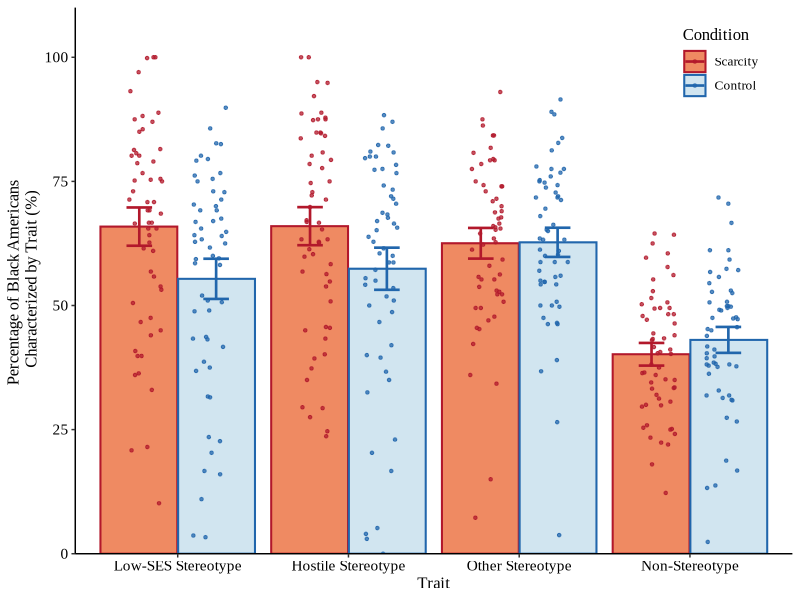

Write the R code that produced this figure.
library(tidyverse)
library(plotrix)
library(ggplot2)

#setwd("...")

#### munge ####

# load data
data <- read.csv("scrSt1Ratings.csv") %>% 
  mutate(subjID  = as.factor(subjID)) %>%
  mutate(Condition = condition) %>% 
  filter(filter_var==1) %>% 
  dplyr::select(-cond_dummy, -include, -filter_var, -condition)

# convert to long form
data_long <- gather(data, stim, rating, b_comm_neutral:w_pers_other, factor_key=TRUE)
data_long <- data_long[order(data_long$subjID),]

# making scarcity conditions

data_long$Race <- NA
for (i in 1:nrow(data_long)) {
  if (substr(data_long$stim[i],1,1) == "w")  {
    data_long$Race[i] <- "White" 
  } else if (substr(data_long$stim[i],1,1) == "b")  {
    data_long$Race[i] <- "Black"
  }
}
data_long$Race <- as.factor(data_long$Race)

data_long$Stereotype <- NA
for (i in 1:nrow(data_long)) {
  if (substr(data_long$stim[i],8,11) == "neut")  {
    data_long$Stereotype[i] <- "Non-Stereotype"
  } else if (substr(data_long$stim[i],8,11) == "othe")  {
    data_long$Stereotype[i] <- "Other Stereotype"
  } else if (substr(data_long$stim[i],8,11) == "host")  {
    data_long$Stereotype[i] <- "Hostile Stereotype"
  } else if (substr(data_long$stim[i],8,10) == "ses")  {
    data_long$Stereotype[i] <- "Low-SES Stereotype"
  }
}
data_long$Stereotype <- factor(data_long$Stereotype,levels = c("Low-SES Stereotype", "Hostile Stereotype", "Other Stereotype", "Non-Stereotype"))

data_long$Level = NA
for (i in 1:nrow(data_long)) {
  if (substr(data_long$stim[i],3,6) == "comm")  {
    data_long$Level[i] <- "Common" 
  } else if (substr(data_long$stim[i],3,6) == "pers")  {
    data_long$Level[i] <- "Personal"
  }
}
data_long$Level <- as.factor(data_long$Level)

data_long$Condition <- factor(data_long$Condition, levels = c("Scarcity", "Control"))

commonData <- filter(data_long, Level == "Common") %>% 
  dplyr::select(-stim, -Level)

####plots####

blackCommonMeans <- commonData %>%
  filter(Race == "Black") %>% 
  group_by(Condition, Stereotype) %>%
  summarise_at(vars(rating), funs(mean(., na.rm=FALSE),sd(.,na.rm=FALSE),std.error(.,na.rm=FALSE)))

blackCommonReformat <- commonData %>%
  filter(Race == "Black") %>% 
  group_by(subjID, Condition, Stereotype) %>%
  summarise_at(vars(rating), funs(mean(., na.rm=FALSE),sd(.,na.rm=FALSE),std.error(.,na.rm=FALSE)))

line.pal <- c("#b2182b","#2166ac")
fill.pal <- c("#ef8a62","#d1e5f0")

ggplot(blackCommonMeans, aes(x = Stereotype, y=mean, color=Condition, fill = Condition)) +
  geom_bar(stat="identity", size = .7, position=position_dodge(.91)) +
  theme_classic() +
  scale_y_continuous(expand = expansion(mult = c(0, .1))) +
  ylab("Percentage of Black Americans \n Characterized by Trait (%)") +
  xlab("Trait") +
  theme(text=element_text(size=12,  family="Times New Roman"),
        axis.text.x = element_text(size = 11, color = "black"),
        axis.text.y = element_text(size = 11, color = "black"),
        legend.position = c(.9, .9)) +
  geom_jitter(data = blackCommonReformat, aes(colour = Condition), shape = 20, alpha = .75,
              position = position_jitterdodge(jitter.height = 0, jitter.width = .4)) +
  geom_errorbar(aes(ymin=mean-(sd*1.96/sqrt(112)), ymax=mean+(sd*1.96/sqrt(112))),
                width=.3,position=position_dodge(.9), size = .9) +
  scale_color_manual(values = line.pal) +
  scale_fill_manual(values = c(fill.pal))  
